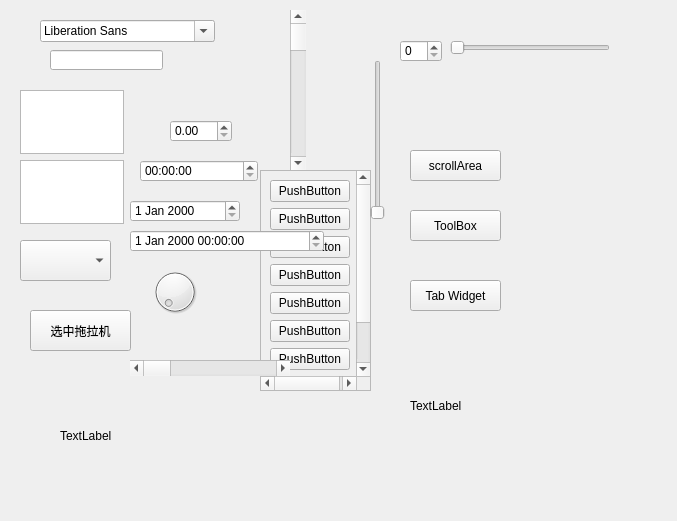
<?xml version="1.0" encoding="UTF-8"?>
<ui version="4.0">
 <class>Widget</class>
 <widget class="QWidget" name="Widget">
  <property name="geometry">
   <rect>
    <x>0</x>
    <y>0</y>
    <width>677</width>
    <height>521</height>
   </rect>
  </property>
  <property name="windowTitle">
   <string>Widget</string>
  </property>
  <widget class="QStackedWidget" name="stackedWidget">
   <property name="geometry">
    <rect>
     <x>190</x>
     <y>150</y>
     <width>221</width>
     <height>241</height>
    </rect>
   </property>
   <property name="currentIndex">
    <number>0</number>
   </property>
   <widget class="QWidget" name="page_6">
    <widget class="QScrollArea" name="scrollArea">
     <property name="geometry">
      <rect>
       <x>70</x>
       <y>20</y>
       <width>111</width>
       <height>221</height>
      </rect>
     </property>
     <property name="widgetResizable">
      <bool>true</bool>
     </property>
     <widget class="QWidget" name="scrollAreaWidgetContents">
      <property name="geometry">
       <rect>
        <x>0</x>
        <y>0</y>
        <width>109</width>
        <height>219</height>
       </rect>
      </property>
      <layout class="QVBoxLayout" name="verticalLayout">
       <item>
        <widget class="QPushButton" name="pushButton">
         <property name="text">
          <string>PushButton</string>
         </property>
        </widget>
       </item>
       <item>
        <widget class="QPushButton" name="pushButton_2">
         <property name="text">
          <string>PushButton</string>
         </property>
        </widget>
       </item>
       <item>
        <widget class="QPushButton" name="pushButton_3">
         <property name="text">
          <string>PushButton</string>
         </property>
        </widget>
       </item>
       <item>
        <widget class="QPushButton" name="pushButton_8">
         <property name="text">
          <string>PushButton</string>
         </property>
        </widget>
       </item>
       <item>
        <widget class="QPushButton" name="pushButton_4">
         <property name="text">
          <string>PushButton</string>
         </property>
        </widget>
       </item>
       <item>
        <widget class="QPushButton" name="pushButton_7">
         <property name="text">
          <string>PushButton</string>
         </property>
        </widget>
       </item>
       <item>
        <widget class="QPushButton" name="pushButton_9">
         <property name="text">
          <string>PushButton</string>
         </property>
        </widget>
       </item>
       <item>
        <widget class="QPushButton" name="pushButton_6">
         <property name="text">
          <string>PushButton</string>
         </property>
        </widget>
       </item>
       <item>
        <widget class="QPushButton" name="pushButton_5">
         <property name="text">
          <string>PushButton</string>
         </property>
        </widget>
       </item>
      </layout>
     </widget>
    </widget>
   </widget>
   <widget class="QWidget" name="page_7">
    <widget class="QToolBox" name="toolBox">
     <property name="geometry">
      <rect>
       <x>50</x>
       <y>40</y>
       <width>121</width>
       <height>141</height>
      </rect>
     </property>
     <property name="currentIndex">
      <number>0</number>
     </property>
     <widget class="QWidget" name="page_3">
      <property name="geometry">
       <rect>
        <x>0</x>
        <y>0</y>
        <width>121</width>
        <height>69</height>
       </rect>
      </property>
      <attribute name="label">
       <string>家人</string>
      </attribute>
     </widget>
     <widget class="QWidget" name="page_4">
      <property name="geometry">
       <rect>
        <x>0</x>
        <y>0</y>
        <width>121</width>
        <height>69</height>
       </rect>
      </property>
      <attribute name="label">
       <string>朋友</string>
      </attribute>
     </widget>
     <widget class="QWidget" name="page_5">
      <property name="geometry">
       <rect>
        <x>0</x>
        <y>0</y>
        <width>121</width>
        <height>69</height>
       </rect>
      </property>
      <attribute name="label">
       <string>黑名单</string>
      </attribute>
     </widget>
    </widget>
   </widget>
   <widget class="QWidget" name="page_8">
    <widget class="QTabWidget" name="tabWidget">
     <property name="geometry">
      <rect>
       <x>20</x>
       <y>50</y>
       <width>191</width>
       <height>141</height>
      </rect>
     </property>
     <property name="currentIndex">
      <number>2</number>
     </property>
     <widget class="QWidget" name="tab">
      <attribute name="title">
       <string>百度</string>
      </attribute>
     </widget>
     <widget class="QWidget" name="tab_2">
      <attribute name="title">
       <string>谷歌</string>
      </attribute>
     </widget>
     <widget class="QWidget" name="tab_3">
      <attribute name="title">
       <string>传智</string>
      </attribute>
     </widget>
    </widget>
   </widget>
  </widget>
  <widget class="QPushButton" name="btn_scrollArea">
   <property name="geometry">
    <rect>
     <x>410</x>
     <y>150</y>
     <width>91</width>
     <height>31</height>
    </rect>
   </property>
   <property name="text">
    <string>scrollArea</string>
   </property>
  </widget>
  <widget class="QPushButton" name="btn_ToolBox">
   <property name="geometry">
    <rect>
     <x>410</x>
     <y>210</y>
     <width>91</width>
     <height>31</height>
    </rect>
   </property>
   <property name="text">
    <string>ToolBox</string>
   </property>
  </widget>
  <widget class="QPushButton" name="btn_TabWidget">
   <property name="geometry">
    <rect>
     <x>410</x>
     <y>280</y>
     <width>91</width>
     <height>31</height>
    </rect>
   </property>
   <property name="text">
    <string>Tab Widget</string>
   </property>
  </widget>
  <widget class="QComboBox" name="comboBox">
   <property name="geometry">
    <rect>
     <x>20</x>
     <y>240</y>
     <width>91</width>
     <height>41</height>
    </rect>
   </property>
  </widget>
  <widget class="QPushButton" name="select_btn">
   <property name="geometry">
    <rect>
     <x>30</x>
     <y>310</y>
     <width>101</width>
     <height>41</height>
    </rect>
   </property>
   <property name="text">
    <string>选中拖拉机</string>
   </property>
  </widget>
  <widget class="QFontComboBox" name="fontComboBox">
   <property name="geometry">
    <rect>
     <x>40</x>
     <y>20</y>
     <width>175</width>
     <height>22</height>
    </rect>
   </property>
  </widget>
  <widget class="QLineEdit" name="lineEdit">
   <property name="geometry">
    <rect>
     <x>50</x>
     <y>50</y>
     <width>113</width>
     <height>20</height>
    </rect>
   </property>
  </widget>
  <widget class="QTextEdit" name="textEdit">
   <property name="geometry">
    <rect>
     <x>20</x>
     <y>90</y>
     <width>104</width>
     <height>64</height>
    </rect>
   </property>
  </widget>
  <widget class="QPlainTextEdit" name="plainTextEdit">
   <property name="geometry">
    <rect>
     <x>20</x>
     <y>160</y>
     <width>104</width>
     <height>64</height>
    </rect>
   </property>
  </widget>
  <widget class="QSpinBox" name="spinBox">
   <property name="geometry">
    <rect>
     <x>400</x>
     <y>40</y>
     <width>42</width>
     <height>22</height>
    </rect>
   </property>
  </widget>
  <widget class="QDoubleSpinBox" name="doubleSpinBox">
   <property name="geometry">
    <rect>
     <x>170</x>
     <y>120</y>
     <width>62</width>
     <height>22</height>
    </rect>
   </property>
  </widget>
  <widget class="QTimeEdit" name="timeEdit">
   <property name="geometry">
    <rect>
     <x>140</x>
     <y>160</y>
     <width>118</width>
     <height>22</height>
    </rect>
   </property>
  </widget>
  <widget class="QDateEdit" name="dateEdit">
   <property name="geometry">
    <rect>
     <x>130</x>
     <y>200</y>
     <width>110</width>
     <height>22</height>
    </rect>
   </property>
  </widget>
  <widget class="QDateTimeEdit" name="dateTimeEdit">
   <property name="geometry">
    <rect>
     <x>130</x>
     <y>230</y>
     <width>194</width>
     <height>22</height>
    </rect>
   </property>
  </widget>
  <widget class="QDial" name="dial">
   <property name="geometry">
    <rect>
     <x>150</x>
     <y>260</y>
     <width>50</width>
     <height>64</height>
    </rect>
   </property>
  </widget>
  <widget class="QScrollBar" name="horizontalScrollBar">
   <property name="geometry">
    <rect>
     <x>130</x>
     <y>360</y>
     <width>160</width>
     <height>16</height>
    </rect>
   </property>
   <property name="orientation">
    <enum>Qt::Horizontal</enum>
   </property>
  </widget>
  <widget class="QScrollBar" name="verticalScrollBar">
   <property name="geometry">
    <rect>
     <x>290</x>
     <y>10</y>
     <width>16</width>
     <height>160</height>
    </rect>
   </property>
   <property name="orientation">
    <enum>Qt::Vertical</enum>
   </property>
  </widget>
  <widget class="QSlider" name="horizontalSlider">
   <property name="geometry">
    <rect>
     <x>450</x>
     <y>40</y>
     <width>160</width>
     <height>16</height>
    </rect>
   </property>
   <property name="orientation">
    <enum>Qt::Horizontal</enum>
   </property>
  </widget>
  <widget class="QSlider" name="verticalSlider">
   <property name="geometry">
    <rect>
     <x>370</x>
     <y>60</y>
     <width>16</width>
     <height>160</height>
    </rect>
   </property>
   <property name="orientation">
    <enum>Qt::Vertical</enum>
   </property>
  </widget>
  <widget class="QLabel" name="lbl_Image">
   <property name="geometry">
    <rect>
     <x>60</x>
     <y>390</y>
     <width>141</width>
     <height>91</height>
    </rect>
   </property>
   <property name="text">
    <string>TextLabel</string>
   </property>
  </widget>
  <widget class="QLabel" name="lbl_movie">
   <property name="geometry">
    <rect>
     <x>410</x>
     <y>320</y>
     <width>231</width>
     <height>171</height>
    </rect>
   </property>
   <property name="text">
    <string>TextLabel</string>
   </property>
  </widget>
 </widget>
 <resources/>
 <connections/>
</ui>
